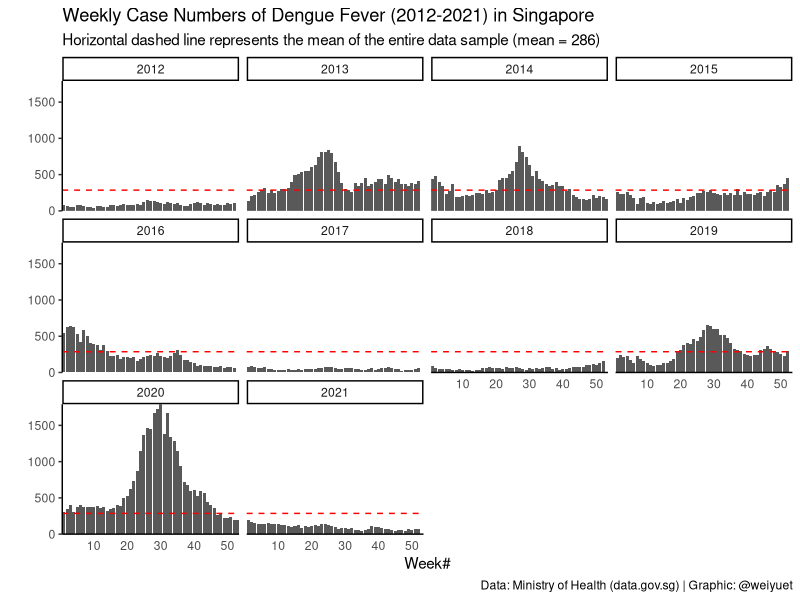
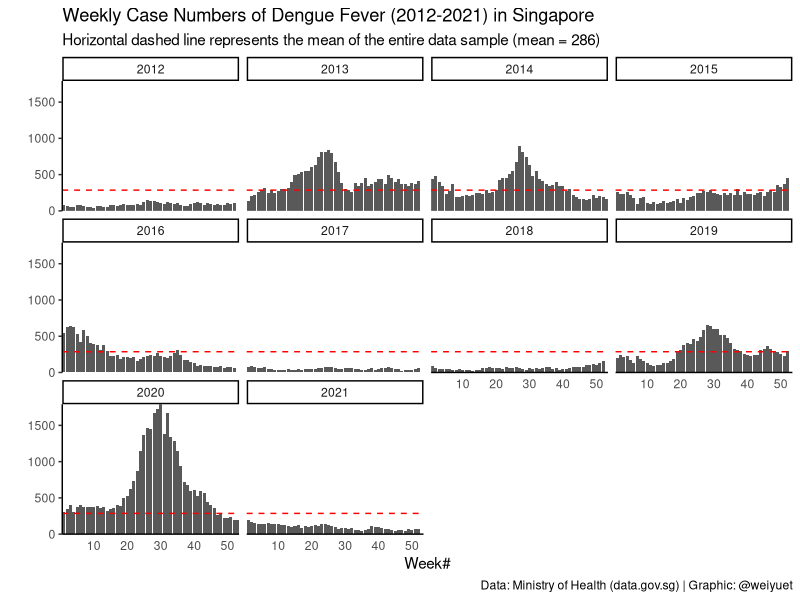

Reproduce these figures in R, in order.
##########################################
# Infectious Disease Weekly Case Numbers #
##########################################

#### Setup ####
library(tidyverse)
library(glue)

#### Load data ####
weekly_infectious_disease <- read_csv('data/weekly-infectious-disease-bulletin-cases/weekly-infectious-disease-bulletin-cases.csv')

#### Wrangle ####
# Create new empty columns
col <- paste("col", 1:2)

# Split year and week column
weekly_infectious_disease <- weekly_infectious_disease %>%
  separate(col = epi_week,
           sep = "-",
           into = col,
           remove = TRUE)

weekly_infectious_disease <- weekly_infectious_disease %>% 
  rename(year = "col 1",
         week = "col 2",
         cases = "no._of_cases")

# Extract numbers from week column
weekly_infectious_disease$week <- as.numeric(str_extract(weekly_infectious_disease$week,
                                                         "[0-9]+"))

# Convert year into numeric
weekly_infectious_disease <- weekly_infectious_disease %>% 
  mutate(year = as.numeric(year))

# Clean disease names
weekly_infectious_disease <- weekly_infectious_disease %>% 
  mutate(disease = case_when(disease == "HFMD" ~ "Hand, Foot Mouth Disease",
                             disease == "Zika Virus Infection" ~ "Zika",
                             TRUE ~ disease))

#### Visualize ####
# Plot weekly case numbers of Dengue Fever
disease_selected <- c("Dengue Fever")

# Calculate mean from sample period
weekly_infectious_disease %>% 
  filter(disease %in% disease_selected) %>% 
  group_by(disease) %>% 
  summarize(across(cases, mean, na.rm = TRUE)) %>% 
  ungroup()

weekly_infectious_disease %>%
  filter(disease %in% disease_selected) %>%
  ggplot(aes(x = week,
             y = cases)) +
  geom_col() +
  facet_wrap(vars(year)) +
  geom_hline(yintercept = 286,
             linetype = "dashed",
             colour = "red") +
  scale_x_continuous(expand = c(0, 0)) +
  scale_y_continuous(expand = c(0, 0)) +
  labs(x = "Week#",
       y = "",
       title = glue("Weekly Case Numbers of Dengue Fever ({min(weekly_infectious_disease$year)}-{max(weekly_infectious_disease$year)}) in Singapore"),
       subtitle = "Horizontal dashed line represents the mean of the entire data sample (mean = 286)",
       caption = "Data: Ministry of Health (data.gov.sg) | Graphic: @weiyuet") +
  theme_classic() +
  theme(axis.ticks.x = element_blank())

#### Save image ####
ggsave("figures/weekly-cases-dengue-fever.png", width = 8, height = 5)